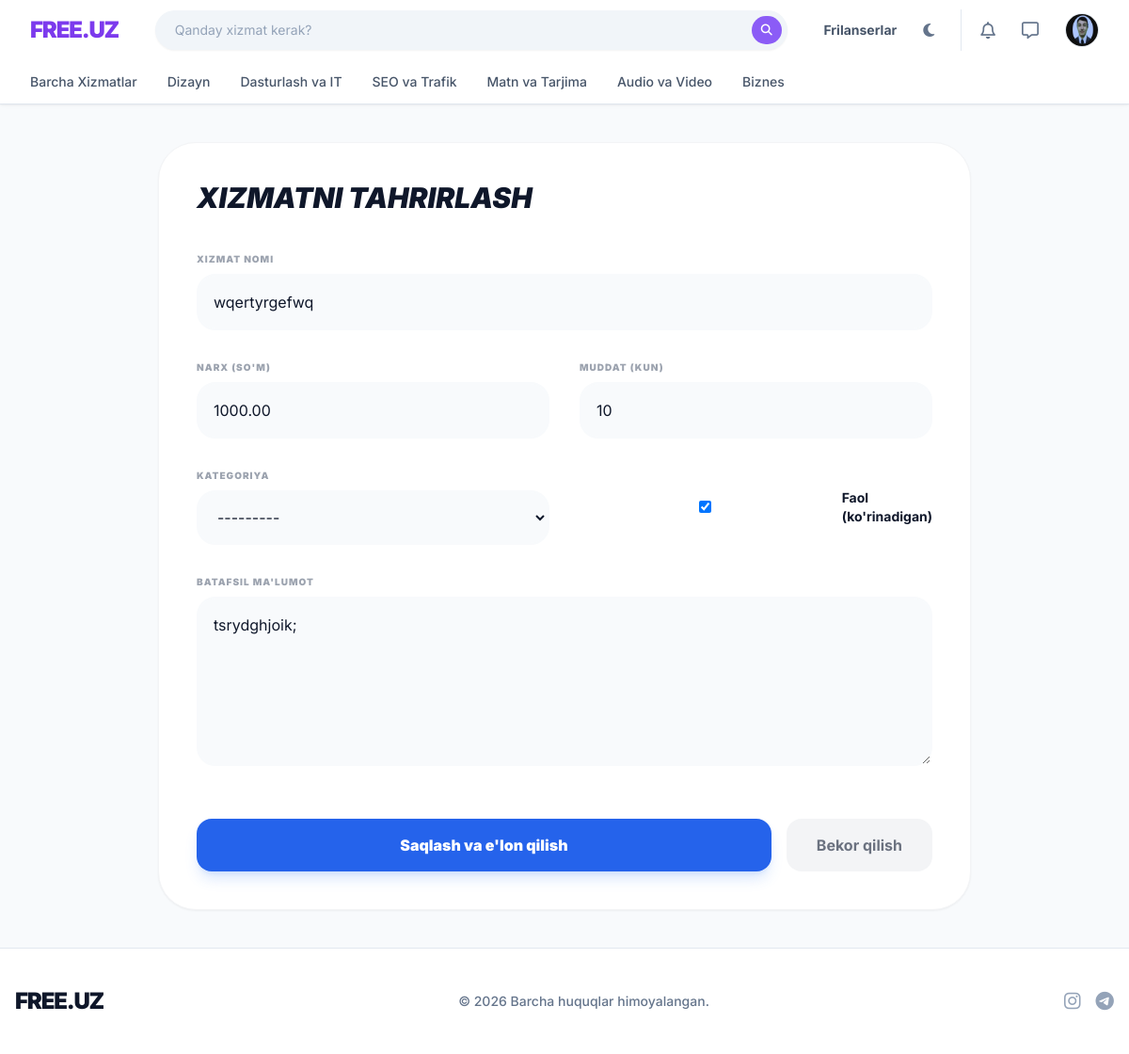
The page /programmer/services/1/edit/ (signed in) on the database its author committed.
### Client/models.py (models this page shows, shortened)
class User(AbstractUser):
    ROLE_CLIENT    = 'client'
    ROLE_DEVELOPER = 'developer'
    ROLE_ADMIN     = 'admin'
    ROLE_CHOICES   = [
        (ROLE_CLIENT,    'Mijoz'),
        (ROLE_DEVELOPER, 'Dasturchi'),
        (ROLE_ADMIN,     'Admin'),
    ]
    email         = models.EmailField(unique=True, verbose_name='Email')
    role          = models.CharField(max_length=20, choices=ROLE_CHOICES, default=ROLE_CLIENT)
    avatar        = models.ImageField(upload_to='avatars/', blank=True, null=True)
    phone         = models.CharField(max_length=20, blank=True, null=True)
    company       = models.CharField(max_length=200, blank=True, null=True)
    bio           = models.TextField(max_length=1000, blank=True, null=True)
    portfolio_url = models.URLField(blank=True, null=True)
    skills        = models.JSONField(default=list, blank=True, null=True)
    contact_public = models.BooleanField(default=True)
    is_verified   = models.BooleanField(default=False)
    is_blocked    = models.BooleanField(default=False)
    block_reason  = models.TextField(blank=True, null=True)
    created_at    = models.DateTimeField(auto_now_add=True)
    updated_at    = models.DateTimeField(auto_now=True)
    USERNAME_FIELD  = 'email'
    REQUIRED_FIELDS = ['username', 'first_name', 'last_name']
    class Meta:
        verbose_name = 'Foydalanuvchi'
        verbose_name_plural = 'Foydalanuvchilar'
    @property
    def is_developer(self): return self.role == self.ROLE_DEVELOPER

class Service(models.Model):
    developer    = models.ForeignKey(User, on_delete=models.CASCADE, related_name='services')
    category     = models.ForeignKey(Category, on_delete=models.SET_NULL, null=True, blank=True, related_name='services')
    title        = models.CharField(max_length=200)
    description  = models.TextField(max_length=3000)
    price        = models.DecimalField(max_digits=12, decimal_places=2, validators=[MinValueValidator(1000)])
    duration_days = models.PositiveIntegerField(default=7)
    is_active    = models.BooleanField(default=True)
    views_count  = models.PositiveIntegerField(default=0)
    orders_count = models.PositiveIntegerField(default=0)
    created_at   = models.DateTimeField(auto_now_add=True)
    updated_at   = models.DateTimeField(auto_now=True)
    class Meta:
        verbose_name = 'Xizmat'
        verbose_name_plural = 'Xizmatlar'
        ordering = ['-created_at']
    def has_active_orders(self):
        return self.orders.filter(status__in=['pending', 'active', 'delivered', 'revision', 'dispute']).exists()

### Programmer/views.py (the view, shortened to what this page needs)
# urls.py: path('services/<int:pk>/edit/',   views.ServiceUpdateView.as_view(), name='service_edit'),
class ServiceUpdateView(View):
    @method_decorator(developer_required)
    def dispatch(self, *args, **kwargs):
        return super().dispatch(*args, **kwargs)
    def _get_service(self, request, pk):
        service = get_object_or_404(Service, pk=pk, developer=request.user)
        if service.has_active_orders():
            messages.error(request, 'Faol buyurtmalari bor xizmatni tahrirlash mumkin emas.')
            return None
        return service
    def get(self, request, pk):
        service = self._get_service(request, pk)
        if service is None:
            return redirect('programmer:service_list')
        return render(request, 'programmer/service_form.html', {
            'form': ServiceForm(instance=service),
            'title': 'Xizmatni tahrirlash',
            'action': 'update',
            'service': service,
        })

### Programmer/forms.py (shortened to what this page needs)
class ServiceForm(forms.ModelForm):
    class Meta:
        model = Service
        fields = ['title', 'description', 'price', 'duration_days', 'category', 'is_active']
        widgets = {
            'title':        forms.TextInput(attrs={'class': 'form-control'}),
            'description':  forms.Textarea(attrs={'class': 'form-control', 'rows': 6}),
            'price':        forms.NumberInput(attrs={'class': 'form-control', 'min': 1000}),
            'duration_days': forms.NumberInput(attrs={'class': 'form-control', 'min': 1}),
            'category':     forms.Select(attrs={'class': 'form-control'}),
            'is_active':    forms.CheckboxInput(attrs={'class': 'form-check-input'}),
        }
        labels = {
            'title':        'Xizmat sarlavhasi',
            'description':  'Tavsif',
            'price':        'Narx (so\'m)',
            'duration_days': 'Bajarish muddati (kun)',
            'category':     'Kategoriya',
            'is_active':    'Faol (ko\'rinadigan)',
        }

### Client/models.py (called while the page is built)
    def __str__(self):
        return self.name

### Programmer/views.py (called while the page is built)
def developer_required(view_func):
    def wrapper(request, *args, **kwargs):
        if not request.user.is_authenticated:
            return redirect('client:login')
        if not request.user.is_developer:
            raise PermissionDenied('Faqat dasturchilar uchun.')
        return view_func(request, *args, **kwargs)
    wrapper.__name__ = view_func.__name__
    return wrapper

### templates/programmer/service_form.html (shortened to what this page needs)
{% extends 'base.html' %}
{% block content %}
<div class="py-10 max-w-4xl mx-auto px-4">
    <div class="bg-white dark:bg-gray-800 rounded-[2.5rem] p-10 shadow-sm border border-gray-100 dark:border-gray-700">
        <h1 class="text-3xl font-black italic uppercase mb-10">{% if form.instance.pk %}Xizmatni tahrirlash{% else %}Xizmat yaratish{% endif %}</h1>
        <form method="post" class="space-y-8">
            <div class="grid grid-cols-1 md:grid-cols-2 gap-8">
                <div class="md:col-span-2 flex flex-col">
                    <label class="text-[10px] font-black text-gray-400 uppercase tracking-widest mb-2">Xizmat nomi</label>
                    {{ form.title }}
                </div>
                <div class="flex flex-col">
                    <label class="text-[10px] font-black text-gray-400 uppercase tracking-widest mb-2">Narx (so'm)</label>
                    {{ form.price }}
                </div>
                <div class="flex flex-col">
                    <label class="text-[10px] font-black text-gray-400 uppercase tracking-widest mb-2">Muddat (kun)</label>
                    {{ form.duration_days }}
                </div>
                <div class="flex flex-col">
                    <label class="text-[10px] font-black text-gray-400 uppercase tracking-widest mb-2">Kategoriya</label>
                    {{ form.category }}
                </div>
                <div class="flex flex-col justify-center">
                    <label class="flex items-center gap-3 cursor-pointer">
                        {{ form.is_active }}
                        <span class="text-sm font-bold">Faol (ko'rinadigan)</span>
                    </label>
                </div>
                <div class="md:col-span-2 flex flex-col">
                    <label class="text-[10px] font-black text-gray-400 uppercase tracking-widest mb-2">Batafsil ma'lumot</label>
                    {{ form.description }}
                </div>
            </div>
            <div class="flex gap-4 pt-6">
                <button type="submit" class="flex-1 bg-blue-600 hover:bg-blue-700 text-white py-4 rounded-2xl font-black transition shadow-lg shadow-blue-500/20">
                    Saqlash va e'lon qilish
                </button>
                <a href="{% url 'programmer:service_list' %}" class="px-8 py-4 bg-gray-100 dark:bg-gray-700 text-gray-500 rounded-2xl font-bold hover:bg-gray-200 transition">
                    Bekor qilish
                </a>
            </div>
        </form>
    </div>
</div>
{% endblock %}

### templates/base.html (shortened to what this page needs)
{% load static %}
<!DOCTYPE html>
<html lang="uz" class="light">
<head>
    <script src="https://cdn.tailwindcss.com"></script>
    <link rel="stylesheet" href="https://cdnjs.cloudflare.com/ajax/libs/font-awesome/6.4.0/css/all.min.css">
</head>
<body class="bg-slate-50 dark:bg-darkbg text-slate-900 dark:text-slate-200 transition-colors duration-300 flex flex-col min-h-screen">
    <header class="bg-white dark:bg-darkcard border-b border-slate-200 dark:border-slate-800 sticky top-0 z-50 shadow-sm">
        <div class="max-w-7xl mx-auto px-4 sm:px-6 lg:px-8">
            <div class="flex justify-between h-16 items-center gap-4">
                <a href="/" class="text-2xl font-[900] text-primary-600 dark:text-primary-400 tracking-tighter flex-shrink-0">FREE.UZ</a>
                <div class="flex-1 max-w-2xl hidden md:block">
                    <form action="{% url 'client:service_list' %}" method="get" class="relative group">
                        <input type="text" name="q" placeholder="Qanday xizmat kerak?"
                               class="w-full bg-slate-100 dark:bg-black/50 border border-transparent dark:border-slate-700/50 text-sm rounded-full pl-5 pr-12 py-2.5 outline-none focus:border-primary-500 focus:bg-white dark:focus:bg-black transition-all shadow-sm placeholder-slate-400 dark:placeholder-slate-500">
                        <button type="submit" class="absolute right-1.5 top-1.5 bottom-1.5 w-8 flex items-center justify-center bg-primary-500 hover:bg-primary-600 text-white rounded-full transition-colors">
                            <i class="fa-solid fa-search text-xs"></i>
                        </button>
                    </form>
                </div>
                <div class="flex items-center gap-3 md:gap-5 flex-shrink-0">
                    <a href="{% url 'client:developer_list' %}" class="hidden lg:block text-slate-600 dark:text-slate-300 hover:text-primary-600 dark:hover:text-primary-400 text-sm font-bold transition-colors">Frilanserlar</a>
                    <button id="theme-toggle" class="p-2 text-slate-500 hover:bg-slate-100 dark:hover:bg-slate-800 rounded-full transition-colors">
                        <i id="theme-toggle-dark-icon" class="hidden fa-solid fa-moon"></i>
                    </button>
                    {% if user.is_authenticated %}
                        <div class="flex items-center gap-3 border-l pl-3 border-slate-200 dark:border-slate-700">
                            <a href="{% url 'client:notifications' %}" class="p-2 text-slate-500 hover:text-primary-500 relative transition-colors">
                                <i class="fa-regular fa-bell text-lg"></i>
                            </a>
                            <a href="{% url 'client:chat_list' %}" class="p-2 text-slate-500 hover:text-primary-500 relative transition-colors hidden sm:block">
                                <i class="fa-regular fa-message text-lg"></i>
                            </a>
                            <div class="relative group ml-2">
                                <a href="{% url 'client:profile_detail' user.username %}" class="flex items-center gap-2 cursor-pointer">
                                    {% if user.avatar %}
                                        <img src="{{ user.avatar.url }}" class="w-9 h-9 rounded-full object-cover border border-slate-200 dark:border-slate-700">
                                    {% else %}
                                        <div class="w-9 h-9 rounded-full bg-primary-100 dark:bg-primary-900/30 text-primary-600 dark:text-primary-400 flex items-center justify-center font-bold text-sm border border-primary-200 dark:border-primary-800">
                                            {{ user.username|first|upper }}
                                        </div>
                                    {% endif %}
                                </a>
                            </div>
                        </div>
                    {% endif %}
                </div>
            </div>
        </div>
        <div class="border-t border-slate-100 dark:border-slate-800/50 hidden md:block border-b border-transparent shadow-[0_4px_6px_-1px_rgba(0,0,0,0.02)]">
            <div class="max-w-7xl mx-auto px-4 sm:px-6 lg:px-8">
                <ul class="flex space-x-8 overflow-x-auto py-3 text-sm font-medium text-slate-600 dark:text-slate-400">
                    <li><a href="{% url 'client:service_list' %}" class="hover:text-primary-600 dark:hover:text-primary-400 whitespace-nowrap transition-colors">Barcha Xizmatlar</a></li>
                    <li><a href="{% url 'client:service_list' %}?category=dizayn" class="hover:text-primary-600 dark:hover:text-primary-400 whitespace-nowrap transition-colors">Dizayn</a></li>
                    <li><a href="{% url 'client:service_list' %}?category=dasturlash" class="hover:text-primary-600 dark:hover:text-primary-400 whitespace-nowrap transition-colors">Dasturlash va IT</a></li>
                    <li><a href="{% url 'client:service_list' %}?category=seo" class="hover:text-primary-600 dark:hover:text-primary-400 whitespace-nowrap transition-colors">SEO va Trafik</a></li>
                    <li><a href="{% url 'client:service_list' %}?category=matn" class="hover:text-primary-600 dark:hover:text-primary-400 whitespace-nowrap transition-colors">Matn va Tarjima</a></li>
                    <li><a href="{% url 'client:service_list' %}?category=audio" class="hover:text-primary-600 dark:hover:text-primary-400 whitespace-nowrap transition-colors">Audio va Video</a></li>
                    <li><a href="{% url 'client:service_list' %}?category=biznes" class="hover:text-primary-600 dark:hover:text-primary-400 whitespace-nowrap transition-colors">Biznes</a></li>
                </ul>
            </div>
        </div>
    </header>
    <main class="flex-1 max-w-7xl mx-auto w-full px-4 sm:px-6 lg:px-8">
        {% block content %}{% endblock %}
    </main>
    <footer class="bg-white dark:bg-darkcard border-t border-slate-200 dark:border-slate-800 py-10 mt-auto">
        <div class="max-w-7xl mx-auto px-4 flex flex-col md:flex-row items-center justify-between gap-4">
            <div class="text-2xl font-[900] text-slate-900 dark:text-white tracking-tighter">FREE.UZ</div>
            <p class="text-slate-500 dark:text-slate-400 text-sm font-medium">© 2026 Barcha huquqlar himoyalangan.</p>
            <div class="flex items-center gap-4 text-slate-400">
                <a href="#" class="hover:text-primary-500 transition-colors"><i class="fa-brands fa-instagram text-xl"></i></a>
                <a href="#" class="hover:text-primary-500 transition-colors"><i class="fa-brands fa-telegram text-xl"></i></a>
            </div>
        </div>
    </footer>
</body>
</html>

### templates/base.html (style rules this page uses)
body { font-family: 'Inter', sans-serif; -webkit-font-smoothing: antialiased; }

### templates/programmer/service_form.html (style rules this page uses)
input, textarea, select { width: 100%; padding: 1rem; border-radius: 1.25rem; border: 2px solid #f8fafc; background-color: #f8fafc; outline: none; transition: all 0.3s; }

### rows shown on the page
User: avatar (picture)
Service: title "wqertyrgefwq", price "1000.00", duration_days "10", category "---------", is_active "☑", description "tsrydghjoik;"
